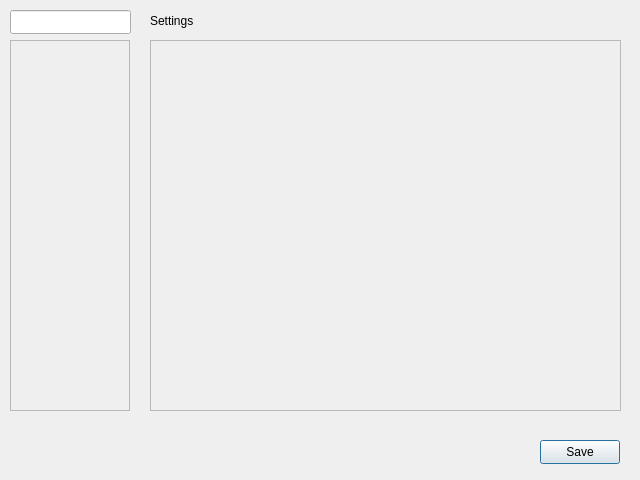
<?xml version="1.0" encoding="UTF-8"?>
<ui version="4.0">
 <class>Settings</class>
 <widget class="QDialog" name="Settings">
  <property name="geometry">
   <rect>
    <x>0</x>
    <y>0</y>
    <width>640</width>
    <height>480</height>
   </rect>
  </property>
  <property name="windowTitle">
   <string>Dialog</string>
  </property>
  <widget class="QLineEdit" name="lineEdit">
   <property name="geometry">
    <rect>
     <x>10</x>
     <y>10</y>
     <width>121</width>
     <height>24</height>
    </rect>
   </property>
  </widget>
  <widget class="QScrollArea" name="scrollArea">
   <property name="geometry">
    <rect>
     <x>10</x>
     <y>40</y>
     <width>120</width>
     <height>371</height>
    </rect>
   </property>
   <property name="widgetResizable">
    <bool>true</bool>
   </property>
   <widget class="QWidget" name="scrollAreaWidgetContents">
    <property name="geometry">
     <rect>
      <x>0</x>
      <y>0</y>
      <width>118</width>
      <height>369</height>
     </rect>
    </property>
   </widget>
  </widget>
  <widget class="QLabel" name="label">
   <property name="geometry">
    <rect>
     <x>150</x>
     <y>10</y>
     <width>51</width>
     <height>21</height>
    </rect>
   </property>
   <property name="text">
    <string>Settings</string>
   </property>
  </widget>
  <widget class="QPushButton" name="saveButton">
   <property name="geometry">
    <rect>
     <x>540</x>
     <y>440</y>
     <width>80</width>
     <height>24</height>
    </rect>
   </property>
   <property name="text">
    <string>Save</string>
   </property>
  </widget>
  <widget class="QScrollArea" name="settingsLayout">
   <property name="geometry">
    <rect>
     <x>150</x>
     <y>40</y>
     <width>471</width>
     <height>371</height>
    </rect>
   </property>
   <property name="widgetResizable">
    <bool>true</bool>
   </property>
   <widget class="QWidget" name="scrollAreaWidgetContents_2">
    <property name="geometry">
     <rect>
      <x>0</x>
      <y>0</y>
      <width>469</width>
      <height>369</height>
     </rect>
    </property>
   </widget>
  </widget>
 </widget>
 <resources/>
 <connections/>
</ui>
